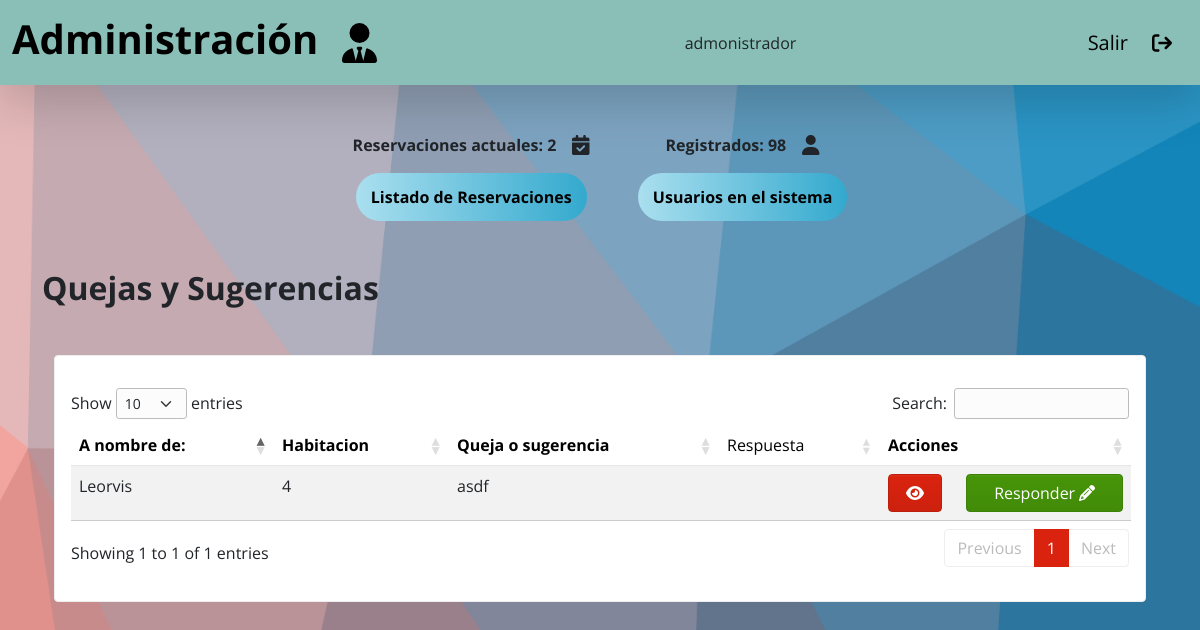
Page / (signed in) on the earlier database version.
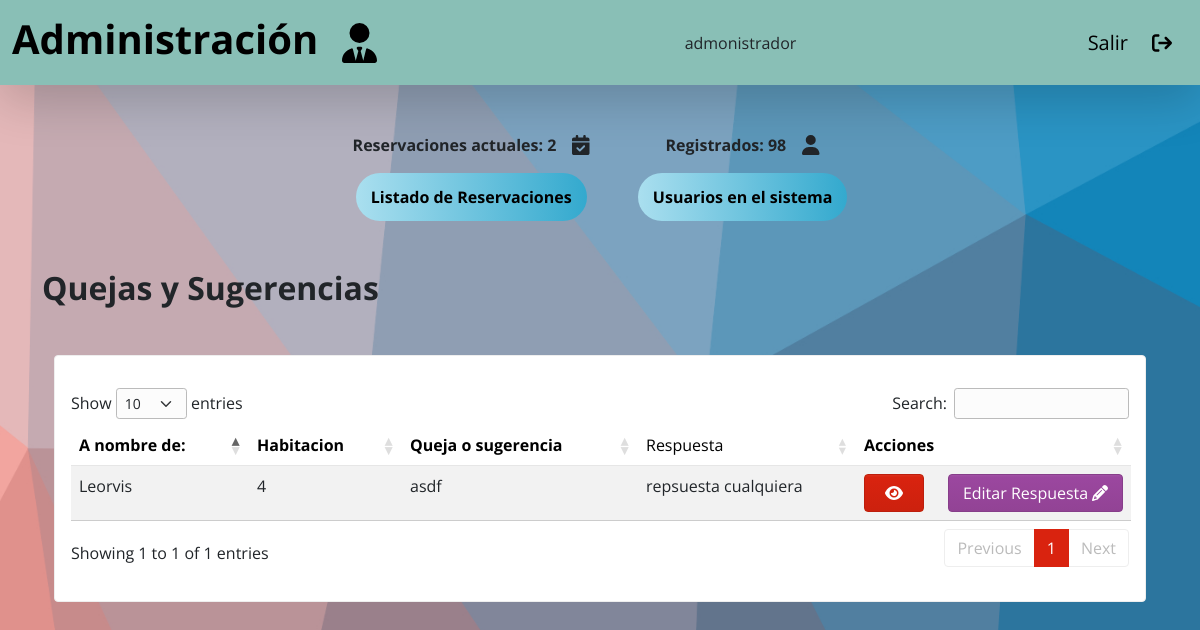
Same page on the later database version.
### main/models.py (models this page shows, shortened)
class QSugerencias(models.Model):
    name = models.ForeignKey(Reservacion, on_delete=models.CASCADE)
    roomNumber = models.ForeignKey(Habitacion, on_delete=models.CASCADE)
    info = models.CharField(max_length=500)
    doneResponse = models.BooleanField(default=False)
    response = models.CharField(max_length=500, default='')

class Reservacion(models.Model):
    name = models.CharField(max_length=50)
    lastName = models.CharField(max_length=50)
    entry_date = models.DateField()
    out_date = models.DateField()
    roomNumber = models.ForeignKey(Habitacion, on_delete=models.CASCADE)
    def __str__(self):
        return self.name

class Habitacion(models.Model):
    roomNumber = models.IntegerField(primary_key=True)
    dispo = models.BooleanField(default=True)
    def __str__(self):
        return self.roomNumber.__str__()

### main/views.py (the view)
# urls.py: path('', views.home, name='home'),
@login_required
def home(request):
    names = Reservacion.objects.all()
    totalReservations = Reservacion.objects.count()
    totalCSuggestions = QSugerencias.objects.count()
    disp = 100 - totalReservations
    totalUsers = UserProfile.objects.count()
    cs = QSugerencias.objects.all()
    context = {'names': names, 'total': totalReservations,
               'disp': disp, 'cs': cs, 'totalCS': totalCSuggestions}
    return render(request, 'home/home.html', context)

### main/templates/home/home.html
{% extends 'base.html' %} {% load static %} {% block content %}
<div style="height: 100vh">
  {% if request.user.category == '1' %}
  <div>{% include 'home/admin.html' %}</div>
  {% else %}
  <div>{% include 'home/reception.html' %}</div>
  {% endif %}
</div>
{% endblock content %}

### main/templates/complaint_suggestions/csuggestion_list.html (shortened to what this page needs)
<section class="container my-5 w-100 w-md-75">
  <div class="card py-3">
    <div class="card-body">
      <table id="table_id" class="display table table-striped">
        <thead class="table-light">
          <tr>
            <th>A nombre de:</th>
            <th>Habitacion</th>
            <th>Queja o sugerencia</th>
            <td>Respuesta</td>
            <th>Acciones</th>
          </tr>
        </thead>
        <tbody>
          {% for csdata in cs %}
          <tr>
            <td>{{csdata.name}}</td>
            <td>{{csdata.roomNumber}}</td>
            <td>{{csdata.info}}</td>
            <td>{{csdata.response}}</td>
            <td>
              <div class="d-flex gap-4">
                {% if request.user.category == '1' %}
                <button
                  data-bs-toggle="modal"
                  data-bs-target="#exampleModal"
                  class="btn btn-primary w-25"
                >
                  <i class="fa-solid fa-eye"></i>
                </button>
                {% if csdata.response != '' %}
                <a
                  href="{% url 'editResponseCSuggestion' csdata.id %}"
                  class="btn btn-danger w-75"
                  >Editar Respuesta
                  <i class="fa-solid fa-pencil"></i>
                </a>
                {% else %}
                <a
                  href="{% url 'askcsuggestion' csdata.id %}"
                  class="btn btn-success w-75"
                  >Responder
                  <i class="fa-solid fa-pencil"></i>
                </a>
                {% endif %} {% endif %}
              </div>
            </td>
          </tr>
          {% endfor %}
        </tbody>
      </table>
    </div>
  </div>
</section>

Differences in the rows shown:
changed QSugerencias "asdf": response (not shown) → "repsuesta cualquiera"; response "Responder" → "Editar Respuesta"
